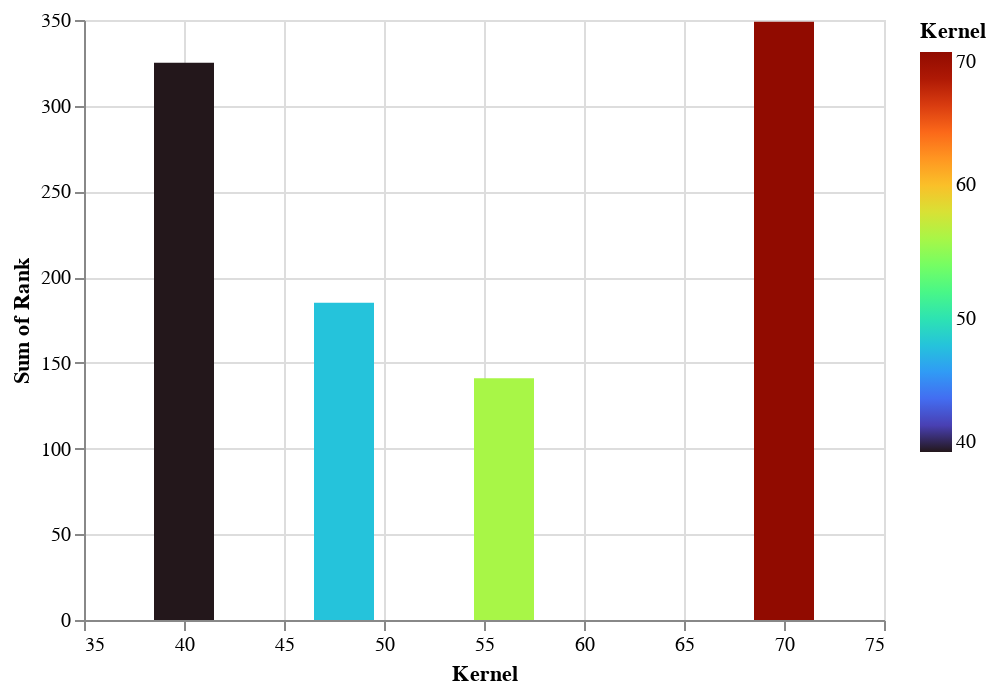

Here is the notebook cell this chart was saved with:
### Markdown cell above
c) Plot the sum of ranks given to each kernel to see which one is lowest (most preferred).

### Code cell
alt.Chart(chest_kernels).mark_bar(size=30).encode(
    alt.X('Kernel:Q',
    scale=alt.Scale(zero=False)
    ),
    y='sum(Rank):Q',
    color=alt.Color('Kernel', scale=alt.Scale(scheme='turbo'))
)

### Figure 1 — Vega-Lite specification as saved in the notebook (floating-point values rounded to 4 significant figures; data arrays with more than 128 entries replaced by an {"elided": "..."} marker saying what was removed)
{"config": {"view": {"continuousWidth": 400, "continuousHeight": 300}}, "data": {"name": "data-394b924515012d7142f5df30710fae87"}, "mark": {"type": "bar", "size": 30}, "encoding": {"color": {"type": "quantitative", "field": "Kernel", "scale": {"scheme": "turbo"}}, "x": {"type": "quantitative", "field": "Kernel", "scale": {"zero": false}}, "y": {"type": "quantitative", "aggregate": "sum", "field": "Rank"}}, "$schema": "https://vega.github.io/schema/vega-lite/v4.8.1.json", "datasets": {"data-394b924515012d7142f5df30710fae87": {"elided": "400 records"}}}
